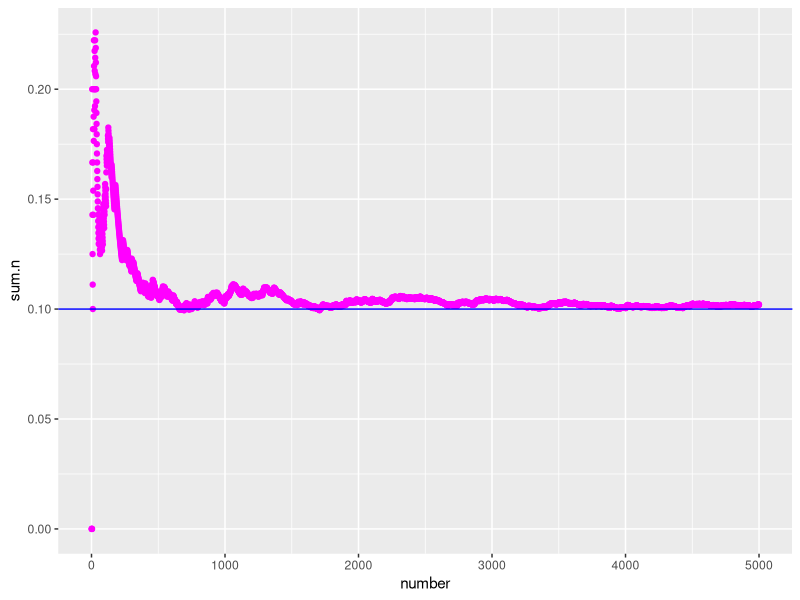
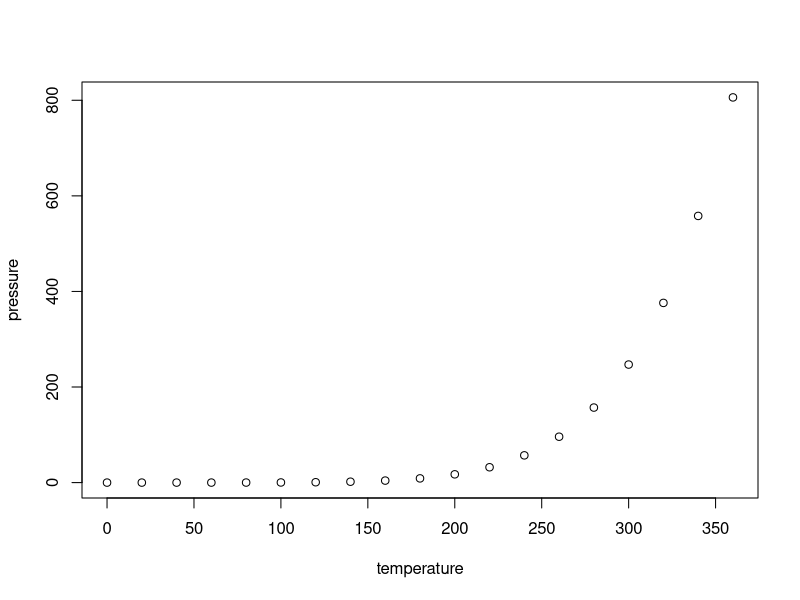

The R source for these figures, in order:
## ---- chunk 1
library(ggplot2)
## ---- chunk 2
set.seed(1986)
n <- 5000
die <- 1:10
vec.n <- n
sum.n <- n
 r <- 1
for(i in 1:vec.n){
      vec.n[i] <- roll <- sample(die, size = 1, replace = TRUE)
      sum.n[i] <- sum(vec.n[1:i]==r)/i
}
 
 df <- cbind.data.frame(number = 1:n, sum.n)
 ggplot(df, aes(x = number, y = sum.n)) + geom_point(color = "magenta") +
         geom_hline(yintercept = 1/10, color = "blue")
 
## ---- chunk 3
plot(pressure)
